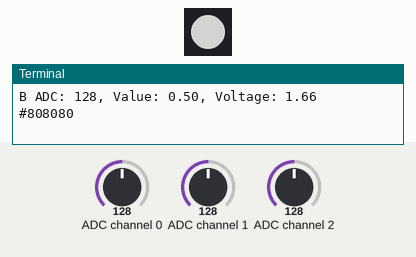
The program below on a simulated Raspberry Pi (BCM pin numbers). Shown: 1 RGB LEDs in strip order, left to right, the last lines printed to the terminal. The test bench sets the inputs (shaded band); at power-on: ADC channel 0 = 128, ADC channel 1 = 128, ADC channel 2 = 128 (analog values on the 0–255 scale). Dim RGB values are drawn brighter than linear.

Above: at 1.2 s.
1.3 s: ADC channel 0 set to 224
At 2.3 s:
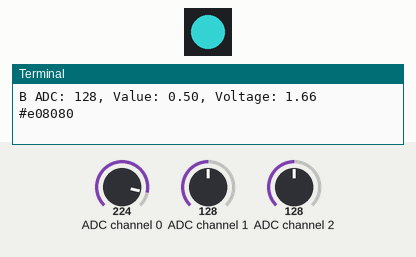
2.8 s: ADC channel 1 set to 224
At 3.5 s:
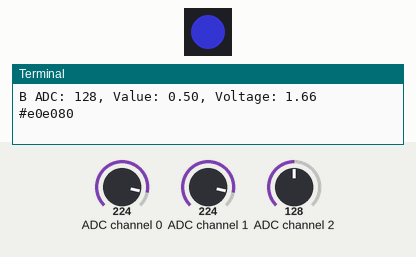
4.3 s: ADC channel 2 set to 255
At 4.7 s:
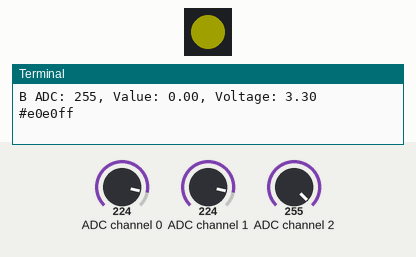
5.9 s: ADC channel 0 set to 255
At 7.0 s:
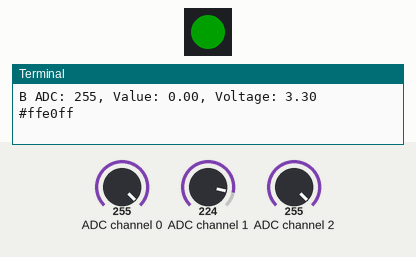
7.4 s: ADC channel 1 set to 255
At 8.2 s:
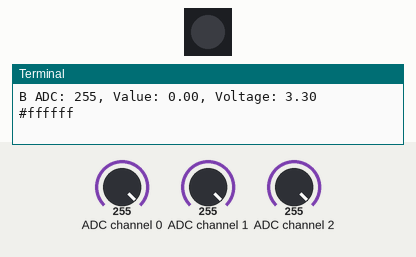
8.9 s: ADC channel 0 set to 178
At 9.4 s:
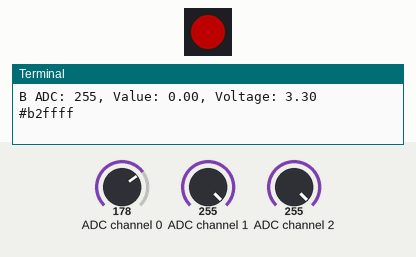
Timing chart, 0 to 11.5 s (numbered marks = the images above; inputs shaded):
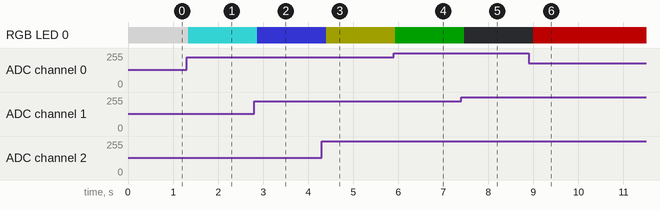

The program:

SoftLED.py
```python
from ADCDevice import *
from gpiozero import RGBLED
from time import sleep

adc = ADCDevice()

def setup():
    global adc, led

    if (adc.detectI2C(0x48)): #Detect the pcf8591
        adc = PCF8591()
    elif (adc.detectI2C(0x4b)): #Detect the ads7830
        adc = ADS7830()
    else:
        print("No correct I2C address found, \n"
        "Please use command ' i2cdetect -y 1 to check the I2C address!\n"
        "Program Exit\n")
        exit(-1)

    led   = RGBLED(16, 20, 21)  # Define an RGBLED class object

def loop():
    currentRedValue     = 0
    currentGreenValue   = 0
    currentBlueValue    = 0

    print("Start")
    setLEDValues(currentRedValue, currentGreenValue, currentBlueValue)

    while True:
        redValue   = adc.analogRead(0) # Read the ADC value of channel 0
        greenValue = adc.analogRead(1) # Read the ADC value of channel 1
        blueValue  = adc.analogRead(2) # Read the ADC value of channel 2

        if (currentRedValue != redValue or currentGreenValue != greenValue or currentBlueValue != blueValue):
            currentRedValue     = redValue
            currentGreenValue   = greenValue
            currentBlueValue    = blueValue
            setLEDValues(currentRedValue, currentGreenValue, currentBlueValue)
        sleep(0.1)

def setLEDValues(red, green, blue):
    # Calculate the voltage values
    redVoltage   = red / 255.0 * 3.3
    greenVoltage = green / 255.0 * 3.3
    blueVoltage  = blue / 255.0 * 3.3

    # Mapping to PWM duty Cycle
    redLEDValue   = 1-red/255.0
    greenLEDValue = 1-green/255.0
    blueLEDValue  = 1-blue/255.0                             #((blue*100)/255)/100

    print("R ADC: %d, Value: %.2f, Voltage: %.2f" % (red, redLEDValue, redVoltage))
    print("G ADC: %d, Value: %.2f, Voltage: %.2f" % (green, greenLEDValue, greenVoltage))
    print("B ADC: %d, Value: %.2f, Voltage: %.2f" % (blue, blueLEDValue, blueVoltage))
    print("#%02x%02x%02x" % (red, green, blue))
    print("")

    led.color = (redLEDValue, greenLEDValue, blueLEDValue)

def destroy():
    adc.close()
    led.close()

if __name__ == "__main__": # Program entrance
    print("Program is starting...")
    try:
        setup()
        loop()
    except KeyboardInterrupt: # Press ctrl-c to end the program.
        destroy()
```

Measured:
- after the input at 1.3 s, RGB LED 0: RGB(127, 127, 127) → RGB(31, 127, 127) at once
- after the input at 2.8 s, RGB LED 0: RGB(31, 127, 127) → RGB(31, 31, 127) after 0.07 s
- after the input at 4.3 s, RGB LED 0: RGB(31, 31, 127) → RGB(31, 31, 0) after 0.10 s
- after the input at 5.9 s, RGB LED 0: RGB(31, 31, 0) → RGB(0, 31, 0) at once
- after the input at 7.4 s, RGB LED 0: RGB(0, 31, 0) → off after 0.07 s
- after the input at 8.9 s, RGB LED 0: off → RGB(77, 0, 0) after 0.10 s
